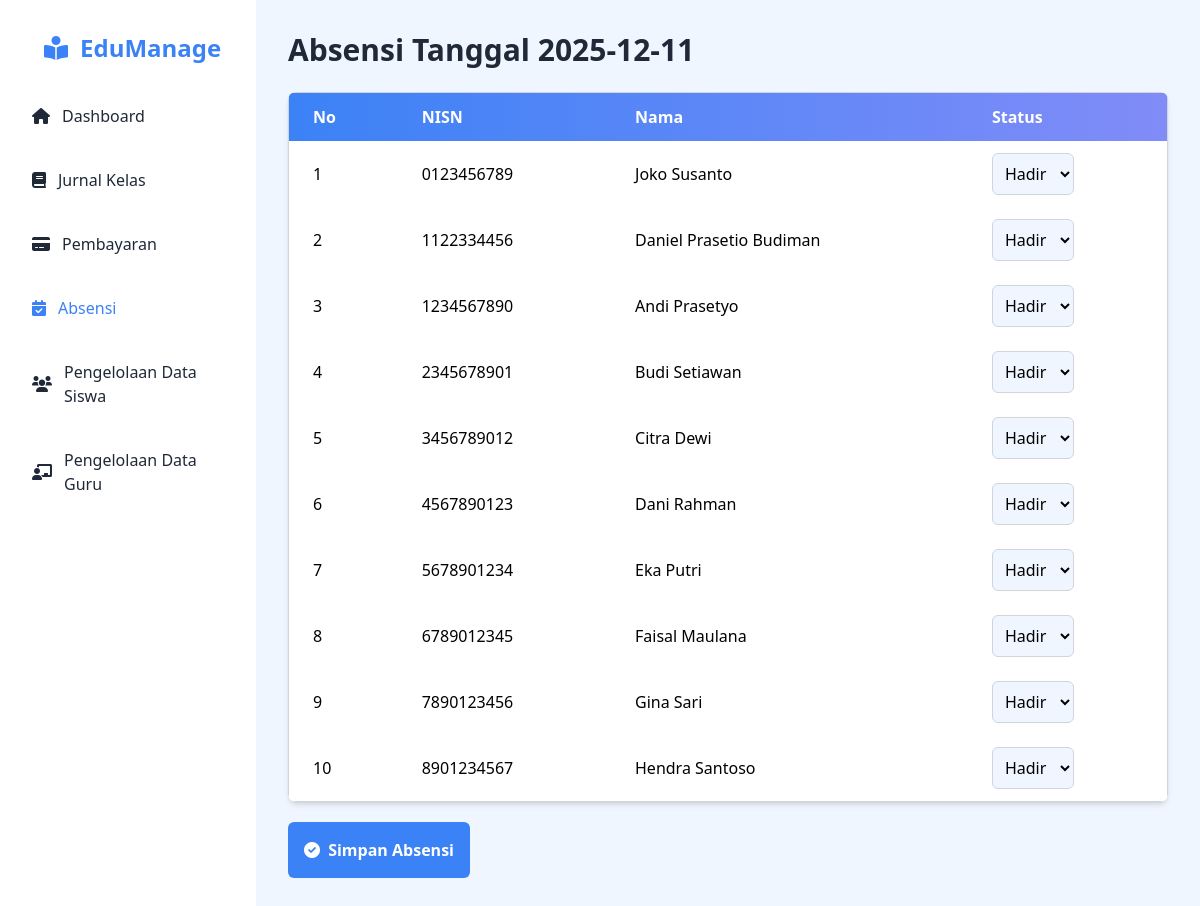
Page /index.php/absensi/detail/23/2025-12-11 on the committed database.
### tables this page shows
CREATE TABLE `siswa` (
  `nisn` varchar(20) NOT NULL,
  `nama` varchar(100) NOT NULL,
  `angkatan` year(4) NOT NULL,
  `kelas_id` int(11) NOT NULL,
  `password` varchar(255) NOT NULL
);

### application/controllers/Absensi.php (called while the page is built, shortened)
<?php
class Absensi extends CI_Controller {
    public function __construct() {
        $this->load->model('M_absensi');
        $this->load->model('M_jurnal');
    }
    public function detail($kelas_id, $tanggal) {
        $data['kelas_id'] = $kelas_id;
        $data['tanggal'] = $tanggal;
        $data['siswa'] = $this->M_absensi->get_siswa_by_kelas($kelas_id, $tanggal);
        $this->load->view('absensi/V_absensi_detail', $data);
    }
}

### index.php (called while the page is built, shortened)
<?php
require_once BASEPATH.'core/CodeIgniter.php';

### application/models/M_absensi.php (called while the page is built, shortened)
<?php
class M_absensi extends CI_Model {
    public function get_siswa_by_kelas($kelas_id, $tanggal) {
        $this->db->select('siswa.nisn, siswa.nama, absensi.status');
        $this->db->from('siswa');
        $this->db->join('absensi', 'siswa.nisn = absensi.siswa_nisn AND absensi.tanggal = "' . $tanggal . '"', 'left');
        $this->db->where('siswa.kelas_id', $kelas_id);
        return $this->db->get()->result();
    }
}

### application/views/absensi/V_absensi_detail.php (the view, shortened to what this page needs)
<!DOCTYPE html>
<html lang="en">
<head>
    <script src="https://cdn.tailwindcss.com"></script>
    <link rel="stylesheet" href="https://cdnjs.cloudflare.com/ajax/libs/font-awesome/6.0.0-beta3/css/all.min.css">
</head>
<body class="bg-blue-50 font-sans">
    <div class="flex" id="app">
    <div class="bg-white text-gray-800 w-64 min-h-screen p-5 space-y-6 transition-all duration-300" id="sidebar">
            <ul class="space-y-4">
                <li><a href="<?= site_url('dashboard'); ?>" class="text-blue-500 flex items-center p-3 rounded-md text-2xl font-bold ml-3"><i class="fas fa-book-reader mr-3"></i>EduManage</a></li>
                <li><a href="<?= site_url('dashboard'); ?>" class="flex items-center hover:bg-gradient-to-r from-blue-500 to-indigo-400 hover:text-white p-3 rounded-md"><i class="fas fa-home mr-3"></i>Dashboard</a></li>
                <li><a href="<?= site_url('jurnal'); ?>" class="flex items-center hover:bg-gradient-to-r from-blue-500 to-indigo-400 hover:text-white p-3 rounded-md"><i class="fas fa-book mr-3"></i>Jurnal Kelas</a></li>
                <li><a href="<?= site_url('pembayaran'); ?>" class="flex items-center hover:bg-gradient-to-r from-blue-500 to-indigo-400 hover:text-white p-3 rounded-md"><i class="fas fa-credit-card mr-3"></i>Pembayaran</a></li>
                <li><a href="<?= site_url('absensi'); ?>" class="text-blue-500 flex items-center hover:bg-gradient-to-r from-blue-500 to-indigo-400 hover:text-white p-3 rounded-md"><i class="fas fa-calendar-check mr-3"></i>Absensi</a></li>
                <li><a href="<?= site_url('siswa'); ?>" class="flex items-center hover:bg-gradient-to-r from-blue-500 to-indigo-400 hover:text-white p-3 rounded-md"><i class="fas fa-users mr-3"></i>Pengelolaan Data Siswa</a></li>
                <li><a href="<?= site_url('admin'); ?>" class="flex items-center hover:bg-gradient-to-r from-blue-500 to-indigo-400 hover:text-white p-3 rounded-md"><i class="fas fa-chalkboard-teacher mr-3"></i>Pengelolaan Data Guru</a></li>
            </ul>
        </div>
        <div class="flex-1 p-8 space-y-6 transition-all duration-300" id="content">
            <h1 class="text-3xl font-bold text-gray-800 mb-4">
                Absensi Tanggal <?= $tanggal ?>
            </h1>
            <form action="<?= site_url('absensi/simpan') ?>" method="post">
                <div class="bg-white to-indigo-400 shadow-md rounded-lg overflow-x-auto">
                    <table class="min-w-full bg-white border border-gray-300 rounded-md shadow-md">
                        <thead class="bg-gradient-to-r from-blue-500 to-indigo-400 text-white">
                            <tr>
                                <th class="py-3 px-6 text-left">No</th>
                                <th class="py-3 px-6 text-left">NISN</th>
                                <th class="py-3 px-6 text-left">Nama</th>
                                <th class="py-3 px-6 text-left">Status</th>
                            </tr>
                        </thead>
                        <tbody>
                            <?php $no = 1; ?>
                            <?php foreach ($siswa as $s): ?>
                                <tr class="hover:bg-gradient-to-r from-blue-200 to-indigo-200">
                                    <td class="py-3 px-6"><?= $no++ ?></td>
                                    <td class="py-3 px-6"><?= $s->nisn ?></td>
                                    <td class="py-3 px-6"><?= $s->nama ?></td>
                                    <td class="py-3 px-6">
                                        <select name="absensi[<?= $s->nisn ?>]" class="bg-blue-50 border border-gray-300 rounded-md p-2">
                                            <option value="hadir" <?= $s->status == 'hadir' ? 'selected' : '' ?>>Hadir</option>
                                        </select>
                                    </td>
                                </tr>
                            <?php endforeach; ?>
                        </tbody>
                    </table>
                </div>
                <button type="submit" class="bg-blue-500 text-white p-4 rounded-md inline-block transform transition-transform duration-300 hover:scale-110 hover:bg-gradient-to-r from-blue-500 to-indigo-500 font-bold mt-5">
                    <i class="fas fa-check-circle text-l mr-1   "></i> Simpan Absensi
                </button>
            </form>
        </div>
    </div>
</body>
</html>

### rows in the picture
siswa: nisn "0123456789", nama "Joko Susanto", nisn "Hadir"
siswa: nisn "1122334456", nama "Daniel Prasetio Budiman", nisn "Hadir"
siswa: nisn "1234567890", nama "Andi Prasetyo", nisn "Hadir"
siswa: nisn "2345678901", nama "Budi Setiawan", nisn "Hadir"
siswa: nisn "3456789012", nama "Citra Dewi", nisn "Hadir"
siswa: nisn "4567890123", nama "Dani Rahman", nisn "Hadir"
siswa: nisn "5678901234", nama "Eka Putri", nisn "Hadir"
siswa: nisn "6789012345", nama "Faisal Maulana", nisn "Hadir"
siswa: nisn "7890123456", nama "Gina Sari", nisn "Hadir"
siswa: nisn "8901234567", nama "Hendra Santoso", nisn "Hadir"

### other values in the picture
$tanggal "2025-12-11"
